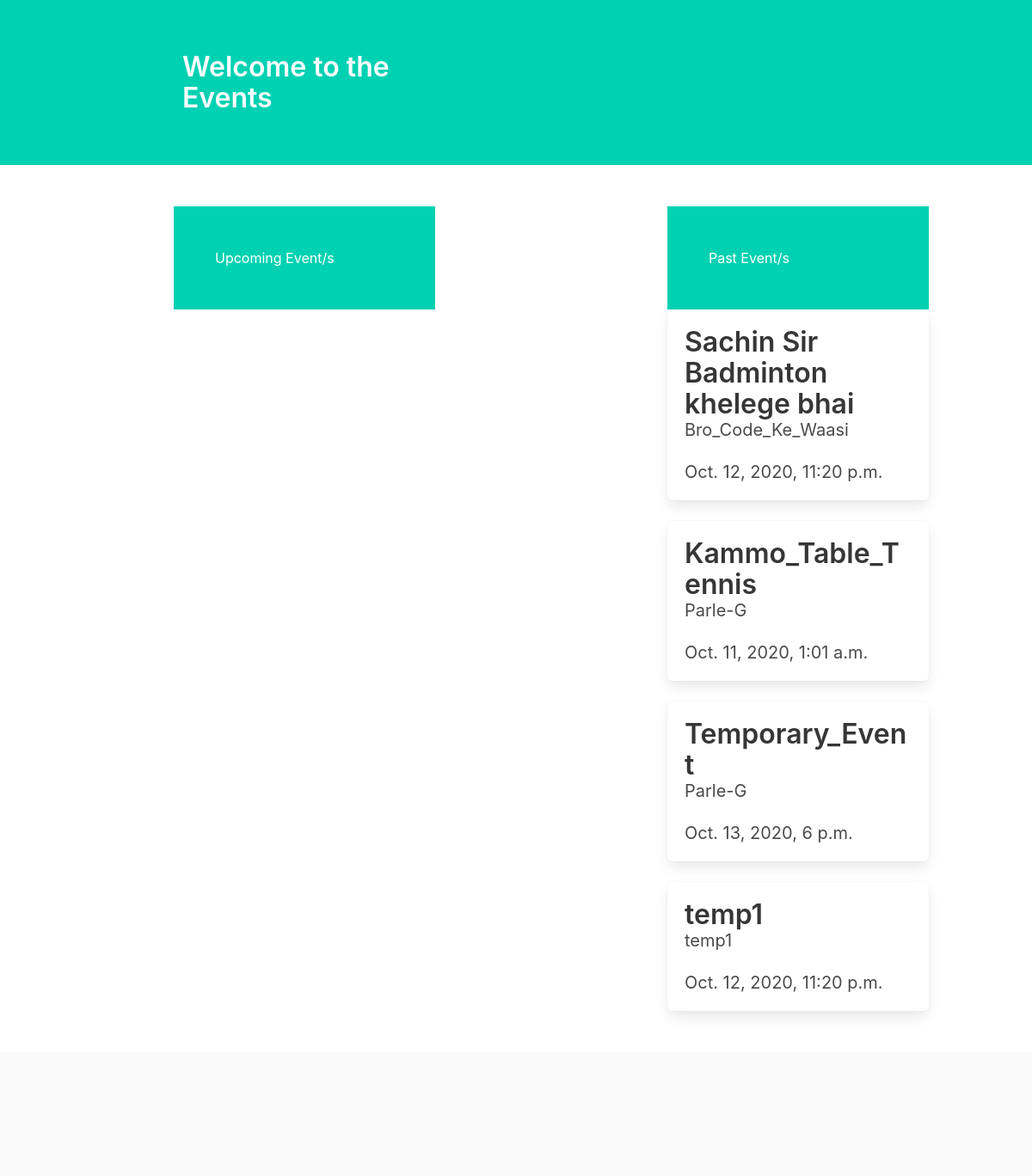
Page /Events/ on the committed database.
### Events/models.py (models this page shows, shortened)
class event(models.Model):
    name = models.CharField(max_length=50)
    timestamp = models.DateTimeField(auto_now_add=False)
    organiser = models.CharField(max_length=100)
    class Meta:
        verbose_name_plural = 'events'

### Events/views.py (the view)
# urls.py: path('', views.home, name='Events'),
def home(request):
    events = event.objects.all()
    upcoming = []
    past = []
    for i in events:
        details = {
            'event_name' : i.name,
            'organiser' : i.organiser,
            'time' : i.timestamp,
        }
        current = str(time.gmtime().tm_year) + str('-') + str(time.gmtime().tm_mon) + str('-') + str(time.gmtime().tm_mday) + str(' ') + str(time.gmtime().tm_hour) + str(':') + str(time.gmtime().tm_min) + str(':') + str(time.gmtime().tm_sec)
        if(current<str(i.timestamp)):
            upcoming.append(details)
        else:
            past.append(details)
    context = {'uevents' : upcoming, 'pevents' : past}
    return render(request, 'Events/Events.html', context)

### Events/templates/Events/Events.html (shortened to what this page needs)
<!DOCTYPE html>
<html lang="en">
<head>
    <link rel="stylesheet" href="https://cdnjs.cloudflare.com/ajax/libs/bulma/0.6.2/css/bulma.css" />
</head>
<body>
    <section class="hero is-primary">
        <div class="hero-body">
            <div class="container">
				<div class="column is-offset-1 is-4">
					<h1 class="title">
						Welcome to the Events
					</h1>
				</div>
            </div>
        </div>
	</section>
	<section class="section">
        <div class="container">
            <div class="columns">
                <div class="column is-offset-1 is-4">
					<section class="hero is-primary" >
						<div class="hero-body">
							<div class="container">
								<h1>
									Upcoming Event/s
								</h1>
							</div>
						</div>
					</section>
				</div>
				<div class="column is-offset-3 is-4">
					<section class="hero is-primary" >
						<div class="hero-body">
							<div class="container">
								<h1>
									Past Event/s
								</h1>
							</div>
						</div>
					</section>
                    {% for event in pevents %}
                    <div class="box">
                        <article class="media">
                            <div class="media-content">
                                <div class="content">
                                    <p>
                                        <span class="title">{{  event.event_name  }}</span>
                                        <br>
                                        <span class="subtitle">{{ event.organiser }}</span>
                                        <br>
                                        <br>
                                        <span class="subtitle">{{ event.time }}</span>
                                    </p>
                                </div>
                            </div>
                        </article>
                    </div>
                    {% endfor %}
                </div>
            </div>
        </div>
    </section>
    <footer class="footer">
    </footer>
</body>
</html>

### rows in the picture
event: event_name "Sachin Sir Badminton khelege bhai", organiser "Bro_Code_Ke_Waasi", time "Oct. 12, 2020, 11:20 p.m."
event: event_name "Kammo_Table_Tennis", organiser "Parle-G", time "Oct. 11, 2020, 1:01 a.m."
event: event_name "Temporary_Event", organiser "Parle-G", time "Oct. 13, 2020, 6 p.m."
event: event_name "temp1", organiser "temp1", time "Oct. 12, 2020, 11:20 p.m."
